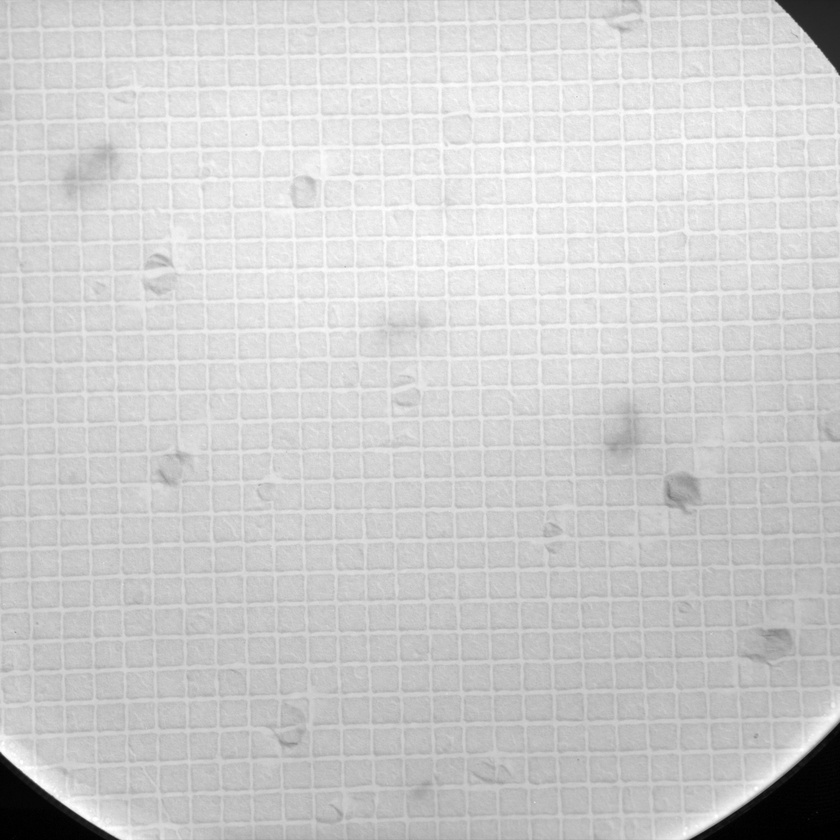
#> input picture img/10k.jpg, 840 x 840 px, shrunk from 2048 x 2048 before the run, found by its file name
$ python gamma.py
#> lines starting #> are read from the running program, lines starting #| are printed output that depends on the picture
import cv2
import numpy as np
import const

# 画像読込
img = cv2.imread(const.FILE_PATH)
#> img is the input picture: shape (840, 840, 3); min 0, max 255, mean 205.7

# """
# **********************************************************
# 【ガンマ補正の公式】
#   Y = 255(X/255)**(1/γ)

# 【γの設定方法】
#   ・γ>1の場合：画像が明るくなる
#   ・γ<1の場合：画像が暗くなる
# **********************************************************
# """

# ガンマ変換用の数値準備
gamma = 3.0  # γ値を指定
img2gamma = np.zeros((256, 1), dtype=np.uint8)  # ガンマ変換初期値

# 公式適用
for i in range(256):
    img2gamma[i][0] = 255 * (float(i) / 255) ** (1.0 / gamma)

# 読込画像をガンマ変換
gamma_img = cv2.LUT(img, img2gamma)
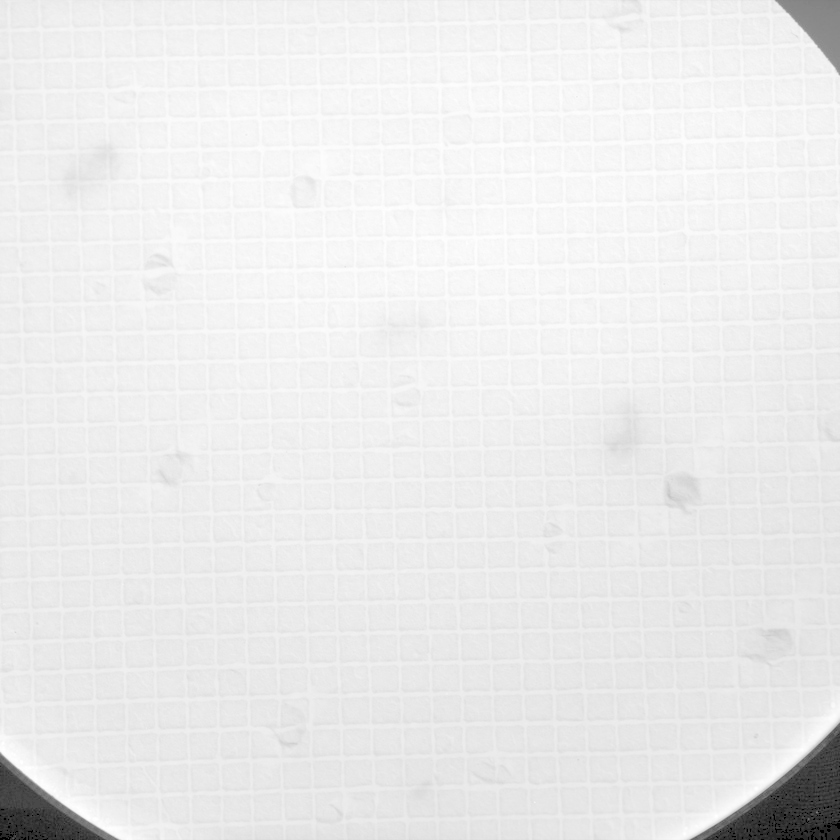
#> gamma_img: shape (840, 840, 3); min 0, max 255, mean 234.8

cv2.imwrite("img/gamma_" + const.FILE_NAME, gamma_img)

$ run again, with img/20k.jpg copied over img/10k.jpg
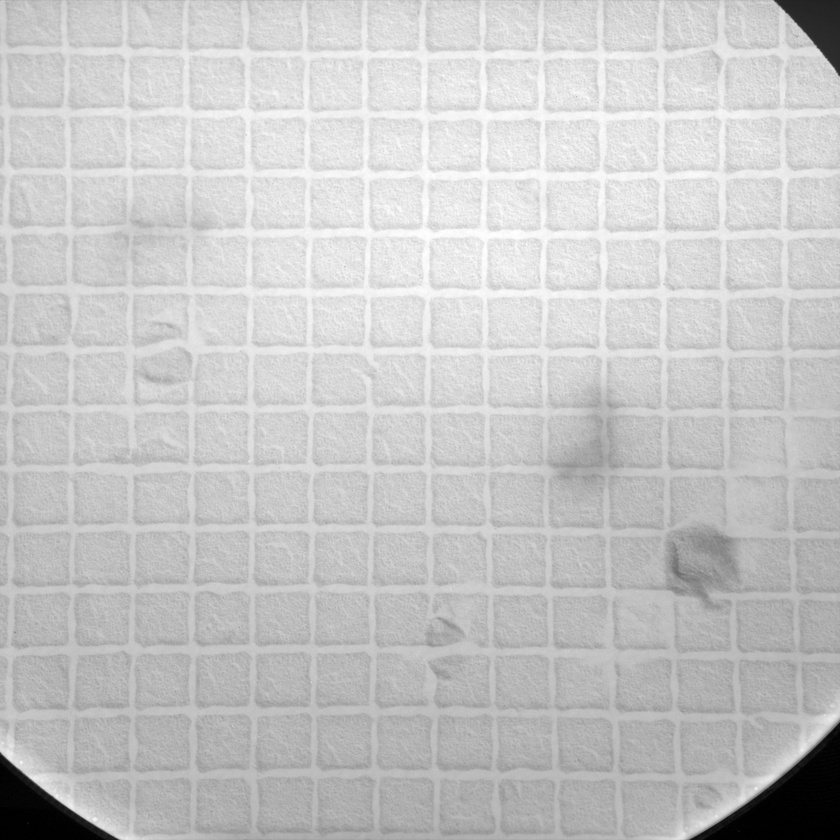
#> input picture img/20k.jpg, 840 x 840 px, shrunk from 2048 x 2048 before the run, found by its file name
#> img is the input picture: shape (840, 840, 3); min 0, max 255, mean 198
#> `gamma_img = cv2.LUT(img, img2gamma)`:
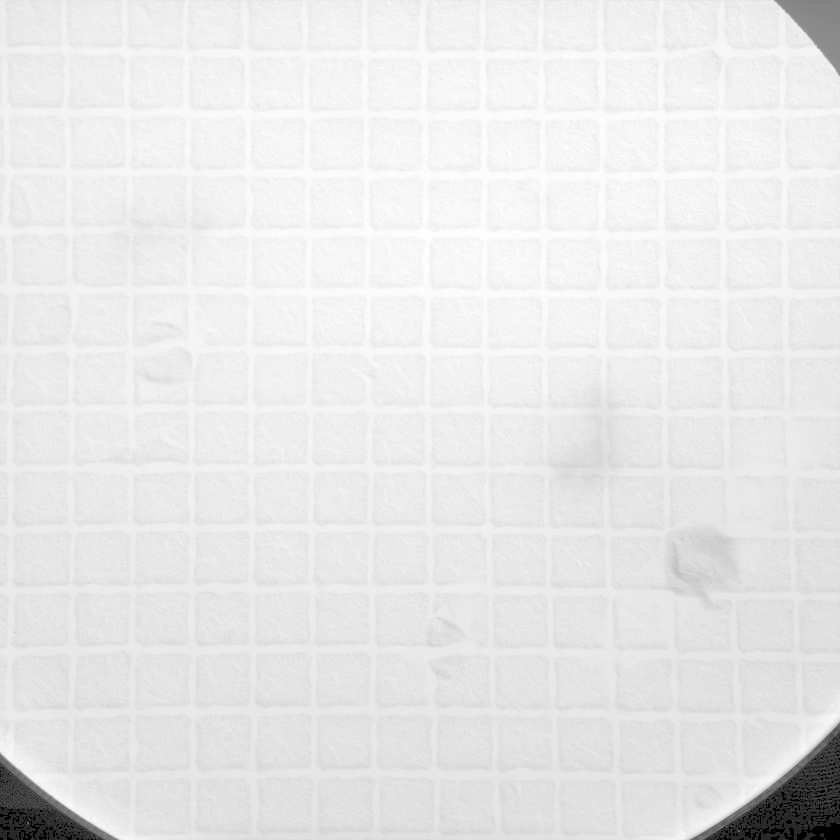
#> gamma_img: shape (840, 840, 3); min 0, max 255, mean 231.6
